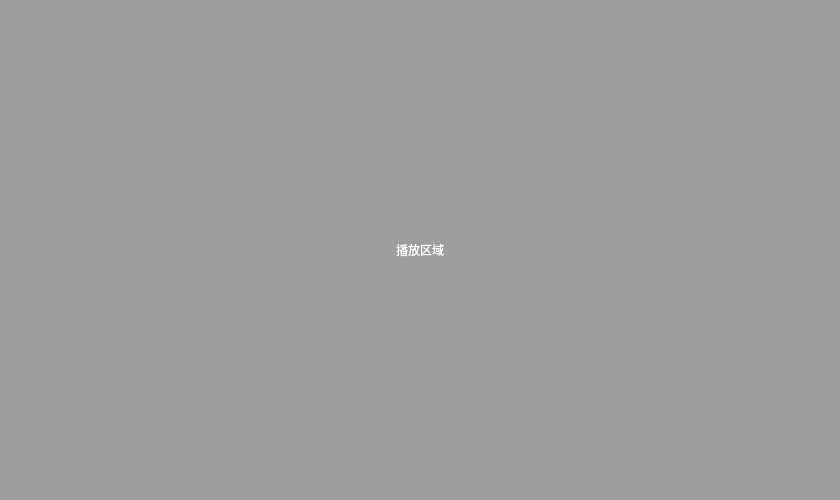
<?xml version="1.0" encoding="UTF-8"?>
<ui version="4.0">
 <class>mainVideo</class>
 <widget class="QWidget" name="mainVideo">
  <property name="geometry">
   <rect>
    <x>0</x>
    <y>0</y>
    <width>840</width>
    <height>500</height>
   </rect>
  </property>
  <property name="windowTitle">
   <string>Form</string>
  </property>
  <layout class="QVBoxLayout" name="verticalLayout">
   <property name="spacing">
    <number>0</number>
   </property>
   <property name="leftMargin">
    <number>0</number>
   </property>
   <property name="topMargin">
    <number>0</number>
   </property>
   <property name="rightMargin">
    <number>0</number>
   </property>
   <property name="bottomMargin">
    <number>0</number>
   </property>
   <item>
    <widget class="QLabel" name="label_player">
     <property name="sizePolicy">
      <sizepolicy hsizetype="Preferred" vsizetype="Expanding">
       <horstretch>0</horstretch>
       <verstretch>0</verstretch>
      </sizepolicy>
     </property>
     <property name="palette">
      <palette>
       <active>
        <colorrole role="WindowText">
         <brush brushstyle="SolidPattern">
          <color alpha="255">
           <red>255</red>
           <green>255</green>
           <blue>255</blue>
          </color>
         </brush>
        </colorrole>
        <colorrole role="Button">
         <brush brushstyle="SolidPattern">
          <color alpha="255">
           <red>157</red>
           <green>157</green>
           <blue>157</blue>
          </color>
         </brush>
        </colorrole>
        <colorrole role="Base">
         <brush brushstyle="SolidPattern">
          <color alpha="255">
           <red>157</red>
           <green>157</green>
           <blue>157</blue>
          </color>
         </brush>
        </colorrole>
        <colorrole role="Window">
         <brush brushstyle="SolidPattern">
          <color alpha="255">
           <red>157</red>
           <green>157</green>
           <blue>157</blue>
          </color>
         </brush>
        </colorrole>
       </active>
       <inactive>
        <colorrole role="WindowText">
         <brush brushstyle="SolidPattern">
          <color alpha="255">
           <red>255</red>
           <green>255</green>
           <blue>255</blue>
          </color>
         </brush>
        </colorrole>
        <colorrole role="Button">
         <brush brushstyle="SolidPattern">
          <color alpha="255">
           <red>157</red>
           <green>157</green>
           <blue>157</blue>
          </color>
         </brush>
        </colorrole>
        <colorrole role="Base">
         <brush brushstyle="SolidPattern">
          <color alpha="255">
           <red>157</red>
           <green>157</green>
           <blue>157</blue>
          </color>
         </brush>
        </colorrole>
        <colorrole role="Window">
         <brush brushstyle="SolidPattern">
          <color alpha="255">
           <red>157</red>
           <green>157</green>
           <blue>157</blue>
          </color>
         </brush>
        </colorrole>
       </inactive>
       <disabled>
        <colorrole role="WindowText">
         <brush brushstyle="SolidPattern">
          <color alpha="255">
           <red>120</red>
           <green>120</green>
           <blue>120</blue>
          </color>
         </brush>
        </colorrole>
        <colorrole role="Button">
         <brush brushstyle="SolidPattern">
          <color alpha="255">
           <red>157</red>
           <green>157</green>
           <blue>157</blue>
          </color>
         </brush>
        </colorrole>
        <colorrole role="Base">
         <brush brushstyle="SolidPattern">
          <color alpha="255">
           <red>157</red>
           <green>157</green>
           <blue>157</blue>
          </color>
         </brush>
        </colorrole>
        <colorrole role="Window">
         <brush brushstyle="SolidPattern">
          <color alpha="255">
           <red>157</red>
           <green>157</green>
           <blue>157</blue>
          </color>
         </brush>
        </colorrole>
       </disabled>
      </palette>
     </property>
     <property name="styleSheet">
      <string notr="true">background-color: rgb(157, 157, 157);</string>
     </property>
     <property name="text">
      <string>播放区域</string>
     </property>
     <property name="alignment">
      <set>Qt::AlignCenter</set>
     </property>
    </widget>
   </item>
  </layout>
 </widget>
 <resources/>
 <connections/>
</ui>
